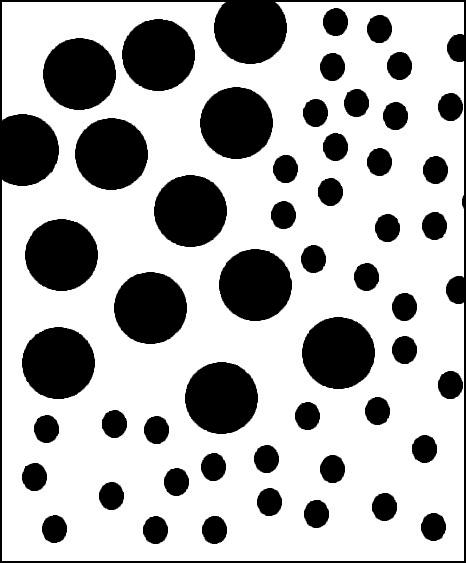
#> input picture Circles2.jpg, 466 x 563 px
$ python circles.py
#> lines starting #> are read from the running program, lines starting #| are printed output that depends on the picture; after the words box and inside, x2 and y2 are one past the last pixel; in counts of white or black regions, pixels touching at a corner belong together; long printed decimals are rounded
import cv2
import numpy as np
image = cv2.imread("./Circles2.jpg")
#> image is the input picture: shape (563, 466, 3); min 0, max 255, mean 177.8
height = image.shape[0]
#> height = 563
width = image.shape[1]
#> width = 466
image = image[5: height - 5, 5: width - 5]
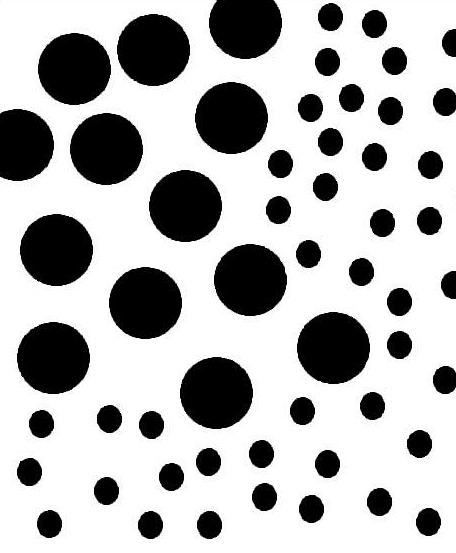
#> image: shape (553, 456, 3); min 0, max 255, mean 179.4
grayImage = cv2.cvtColor(image, cv2.COLOR_BGR2GRAY)
(thresh, blackAndWhiteImage) = cv2.threshold(grayImage, 0, 255, cv2.THRESH_BINARY + cv2.THRESH_OTSU)
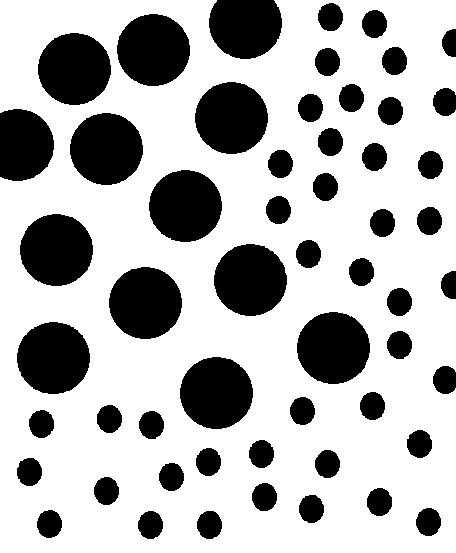
#> blackAndWhiteImage: shape (553, 456); 70.4% white; 55 black regions, largest, box (x1, y1, x2, y2) and area: (297, 312, 370, 384) 4117, (17, 322, 90, 394) 4117, (20, 214, 93, 286) 4114
#> thresh = 128
thresh_inverse = cv2.bitwise_not(blackAndWhiteImage)
#> thresh_inverse: shape (553, 456); 29.6% white; 55 white regions
cnts = cv2.findContours(thresh_inverse, cv2.RETR_LIST, cv2.CHAIN_APPROX_SIMPLE)[-2]
#> cnts = 55 contours; largest, box (x1, y1, x2, y2) and area: (297, 312, 370, 384) 4014, (17, 322, 90, 394) 4012, (109, 267, 182, 339) 4012, (20, 214, 93, 286) 4012, (180, 357, 253, 429) 4010

sum = 0
count = 0
xcnts=[]
ycnts = []
for cnt in cnts:
    sum = sum + cv2.contourArea(cnt)
    count = count + 1
#> this loop made 55 passes
#> sum on passes 1 to 12: 515, 1024, 1535, 2044, 2554.5, 3069.5, 3583.5, 4092.5, 4607, 5120, 5630.5, 6140.5
#> after the loop, count = 55; sum = 71794.5
avg = sum / count
#> avg = 1305.4
cv2.drawContours(image, cnts, -1, (0, 255, 0), 2)
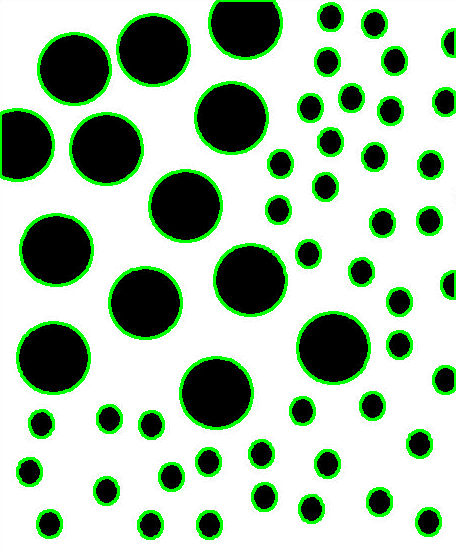
#> image: shape (553, 456, 3); 8.43% of pixels changed, all inside (x1, y1, x2, y2) = (0, 0, 456, 540)
for cnt in cnts:
    if cv2.contourArea(cnt) > avg:
        xcnts.append(cnt)
    else:
        ycnts.append(cnt)
#> this loop made 55 passes
#> after the loop, xcnts = 13 contours; largest, box (x1, y1, x2, y2) and area: (297, 312, 370, 384) 4014, (17, 322, 90, 394) 4012, (109, 267, 182, 339) 4012, (20, 214, 93, 286) 4012, (180, 357, 253, 429) 4010; ycnts = 42 contours; largest, box (x1, y1, x2, y2) and area: (318, 128, 343, 156) 516, (382, 47, 407, 75) 516, (197, 511, 222, 539) 515, (367, 488, 392, 516) 515, (298, 94, 323, 122) 515
cv2.drawContours(image, xcnts, -1, (255, 0, 0), cv2.FILLED)
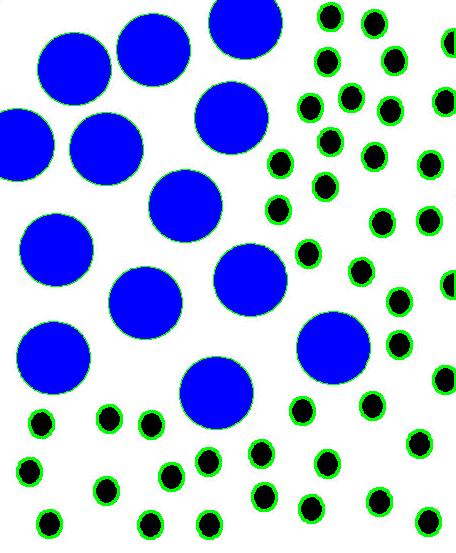
#> image: shape (553, 456, 3); mean B, G, R 223.7, 186.3, 171
cv2.drawContours(image, ycnts, -1, (0, 0, 255), cv2.FILLED)
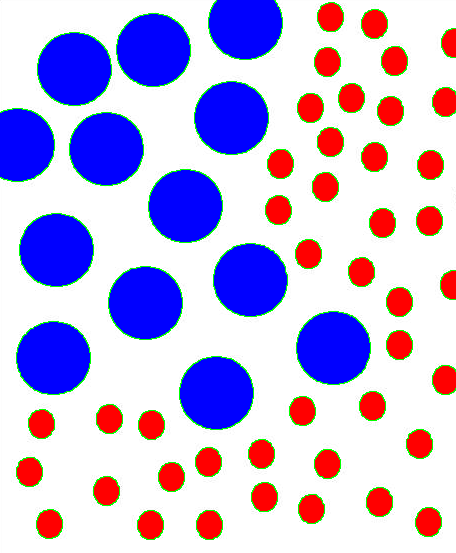
#> image: shape (553, 456, 3); 8.97% of pixels changed, all inside (x1, y1, x2, y2) = (17, 3, 456, 539)
print(avg)
#| 1305.355
cv2.imshow("Circles", image)
cv2.waitKey(0)
cv2.destroyAllWindows()

$ run again, with coins2.jpg copied over Circles2.jpg
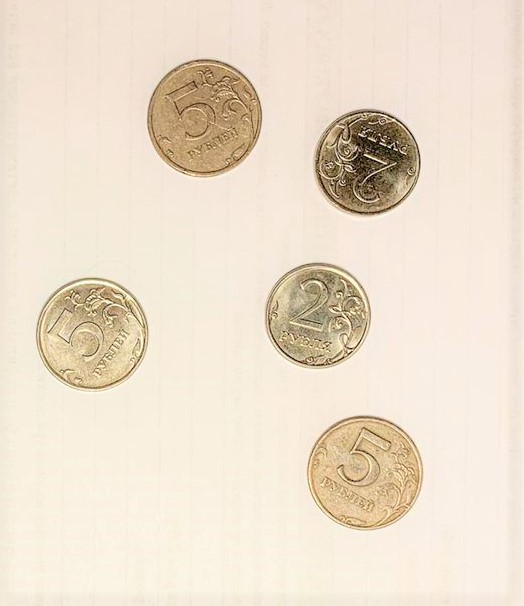
#> input picture coins2.jpg, 524 x 606 px
#> image is the input picture: shape (606, 524, 3); mean B, G, R 204.7, 222.9, 236.6
#> `(thresh, blackAndWhiteImage) = cv2.threshold(grayImage, 0, 255, cv2.TH..`:
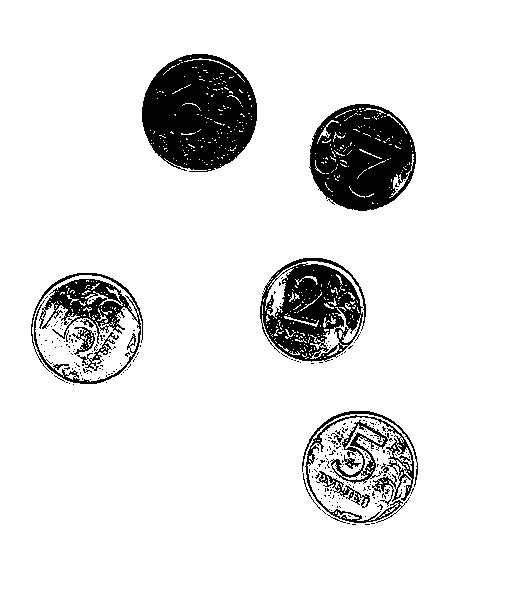
#> blackAndWhiteImage: shape (596, 514); 89.3% white; 282 black regions (267 under 20 px), largest, box (x1, y1, x2, y2) and area: (142, 54, 257, 172) 10110, (309, 104, 416, 211) 8104, (260, 258, 366, 362) 6211
#> thresh = 188
#> thresh_inverse: shape (596, 514); 10.7% white; 282 white regions (267 under 20 px)
#> cnts = 1209 contours, 1127 with area under 20; largest, box (x1, y1, x2, y2) and area: (142, 54, 257, 172) 10440, (31, 273, 143, 384) 9536, (309, 104, 416, 211) 8754, (260, 258, 366, 362) 7906, (31, 274, 141, 383) 6164
#> the loop `for cnt in cnts:` made 1209 passes
#> (cnt, sum) on passes 1 to 3: ([[365, 524], [369, 524]], 0), ([[352, 524], [355, 524]], 0), ([[371, 523], [374, 523]], 0)
#> after the loop `for cnt in cnts:`: count = 1209; sum = 55088.5
#> avg = 45.57
#> the loop `for cnt in cnts:` made 1209 passes
#> cnt on passes 1 to 3: [[365, 524], [369, 524]], [[352, 524], [355, 524]], [[371, 523], [374, 523]]
#> after the loop `for cnt in cnts:`: xcnts = 30 contours; largest, box (x1, y1, x2, y2) and area: (142, 54, 257, 172) 10440, (31, 273, 143, 384) 9536, (309, 104, 416, 211) 8754, (260, 258, 366, 362) 7906, (31, 274, 141, 383) 6164; ycnts = 1179 contours, 1127 with area under 20; largest, box (x1, y1, x2, y2) and area: (309, 342, 322, 351) 42, (325, 119, 340, 128) 38, (329, 315, 337, 325) 38, (65, 373, 77, 381) 37, (96, 314, 108, 322) 37
#> `cv2.drawContours(image, ycnts, -1, (0, 0, 255), cv2.FILLED)`:
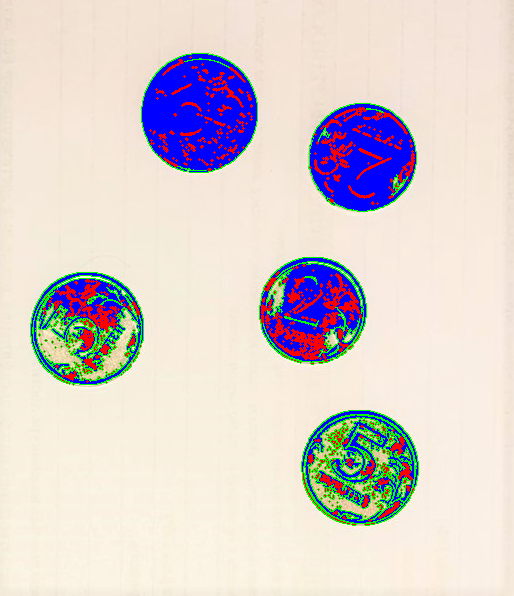
#> image: shape (596, 514, 3); mean B, G, R 207.9, 207.4, 216.8
#| 45.565
